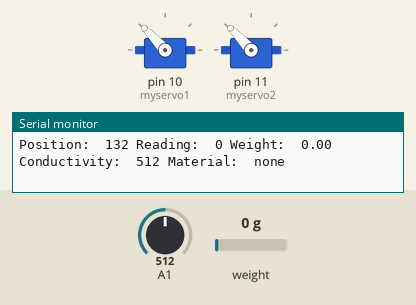
A sketch run on a simulated Arduino Uno, built with avr-gcc and run on an emulated ATmega328P. Parts: 2 × servo, the last lines printed to the serial monitor. The inputs (shaded band) are chosen by the test bench; at power-on: weight on the scale 0 g, A1 = 512.

Above: at 2.28 s.
2.3 s: weight on the scale set to 100 g
At 3.98 s:
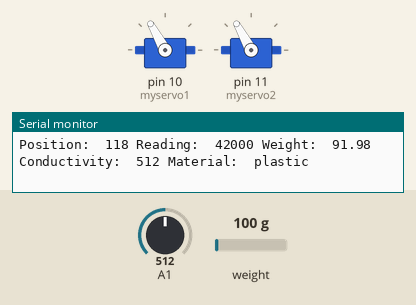
5.3 s: A1 set to 10
At 6.35 s:
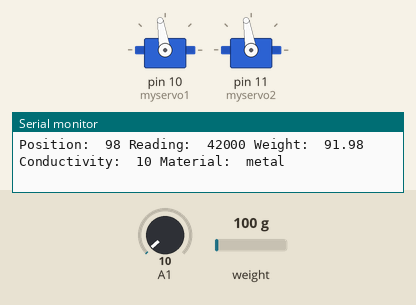
11.3 s: A1 set to 8
At 17.3 s:
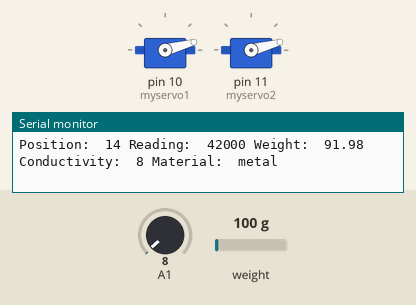
Timing chart, 0 to 18.3 s (numbered marks = the images above; inputs shaded):
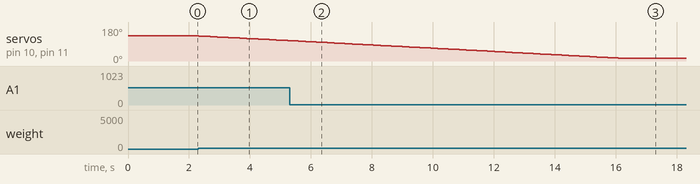

Measured:
- the behaviour switches between 10 and 9 on A1 (found by bisection; images 2 and 3)

The sketch:

sensorsTogether.ino
```cpp
#include "HX711.h"
#include <Servo.h>

//servo
Servo myservo1;
Servo myservo2;


// HX711 circuit wiring
const int LOADCELL_DOUT_PIN = 2;
const int LOADCELL_SCK_PIN = 3;
HX711 scale;

int volt;
String material;

int pos = 134;
int change = 1;

void setup() {
  Serial.begin(9600);
  myservo1.attach(10);  // attaches the servo on pin 10 to the servo object
  myservo1.write(pos);
  myservo2.attach(11);  // attaches the servo on pin 11 to the servo object
  myservo2.write(pos);

  scale.begin(LOADCELL_DOUT_PIN, LOADCELL_SCK_PIN);
  scale.set_scale();          // this value is obtained by calibrating the scale with known weights; see the README for details
  scale.tare();               // reset the scale to 0

}


void loop() {
  // put your main code here, to run repeatedly:

  //load cell
  long reading = scale.get_units();
  float weight = (2.19 * .001 * reading);

  //conductivity
  volt = analogRead(1);
  material = "none";
  if(weight >20){ //if debris is collected
    if(volt<512){
      material = "metal";
    }else {
      material = "plastic";
    }
  }
  if(pos >= 15 || weight < 20){ //if debris isn't collected
    //servo
    myservo1.write(pos);
    myservo2.write(pos);


    if(pos <= 10){
      change *=-1;
      delay(1000);
    }
    if(pos >= 134){
      change *=-1;
      delay(1000);
    }
    pos+=change;

  }else{ //when debris is collected

  }

  //delay
  delay(5);

  //print shit
  Serial.print("Position:\t");Serial.print(pos);
  Serial.print(" Reading:\t");Serial.print(reading);
  Serial.print(" Weight:\t");Serial.print(weight);
  Serial.print(" Conductivity:\t");Serial.print(volt);
  Serial.print(" Material:\t");Serial.print(material);
  Serial.println();


}
```
